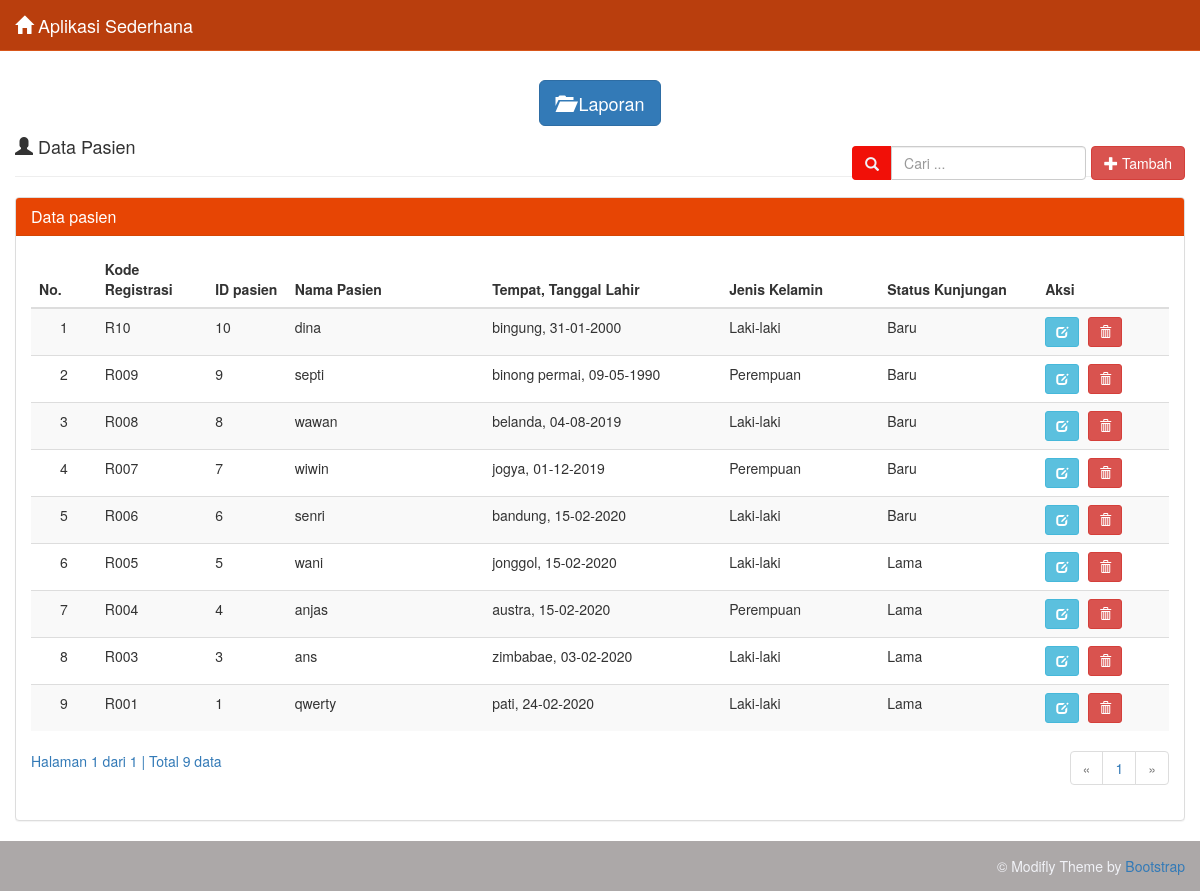
The page / on the database its author committed.
### tables this page shows
CREATE TABLE `tb_ridhuwan` (
  `koderegis` varchar(20) NOT NULL,
  `id_pasien` int(11) NOT NULL,
  `nama_pasien` varchar(100) NOT NULL,
  `tempat_lahir` varchar(50) NOT NULL,
  `tgl_lahir` date NOT NULL,
  `jenis_kelamin` enum('Laki-laki','Perempuan') NOT NULL,
  `status_kunjungan` enum('Baru','Lama') NOT NULL
);

### show_data.php (the view, shortened to what this page needs)
<?php
if (isset($_POST['cari'])) {
  $cari = $_POST['cari'];
} else {
  $cari = "";
}
?>
  <div class="row">
    <div class="col-md-12">
      <div class="page-header">
      <div style="margin: 0 auto; text-align: center">
        <a class="btn btn-lg btn-primary" href="?page=laporan">
              <i class="glyphicon glyphicon-folder-open"> </i> Laporan
        </a>
      </div>
        <h4>
          <i class="glyphicon glyphicon-user"></i> Data Pasien
          <div class="pull-right btn-tambah">
            <form class="form-inline" method="POST" action="index.php">
              <div class="form-group">
                <div class="input-group" >
                  <div class="input-group-addon" >
                   <i class="glyphicon glyphicon-search" ></i>
                  </div>
                  <input type="text" class="form-control" name="cari" placeholder="Cari ..."
                  autocomplete="off" value="<?php echo $cari; ?>">
                </div>
              </div>
              <a class="btn btn-danger" href="?page=tambah">
                <i class="glyphicon glyphicon-plus"></i> Tambah
              </a>
            </form>
          </div>
        </h4>
      </div>
      <div class="panel panel-default">
        <div class="panel-heading">
          <h3 class="panel-title">Data pasien</h3>
        </div>
        <div class="panel-body">
          <div class="table-responsive">
            <table class="table table-striped table-hover">
              <thead>
                <tr>
                  <th>No.</th>
                  <th>Kode Registrasi</th>
                  <th>ID pasien</th>
                  <th>Nama Pasien</th>
                  <th>Tempat, Tanggal Lahir</th>
                  <th>Jenis Kelamin</th>
                  <th>Status Kunjungan</th>
                  <th>Aksi</th>
                </tr>
              </thead>
              <tbody>
              <?php
              $batas = 10;
              if (isset($cari)) {
                $jumlah_record = mysqli_query($connection, "SELECT * FROM tb_ridhuwan
                                              WHERE koderegis LIKE '%$cari%' OR nama_pasien LIKE '%$cari%'")
                                                or die('Ada kesalahan pada query jumlah_record: '.mysqli_error($connection));
              } else {
                $jumlah_record = mysqli_query($connection, "SELECT * FROM tb_ridhuwan")
                                                    or die('Ada kesalahan pada query jumlah_record: '.mysqli_error($connection));
              }
              $jumlah  = mysqli_num_rows($jumlah_record);
              $halaman = ceil($jumlah / $batas);
              $page    = (isset($_GET['hal'])) ? (int)$_GET['hal'] : 1;
              $mulai   = ($page - 1) * $batas;
              $no = 1;
              if (isset($cari)) {
                $query = mysqli_query($connection, "SELECT * FROM tb_ridhuwan
                                            WHERE koderegis LIKE '%$cari%' OR nama_pasien LIKE '%$cari%'
                                            ORDER BY koderegis DESC LIMIT $mulai, $batas")
                                            or die('Ada kesalahan pada query siswa: '.mysqli_error($connection));
              } else {
                $query = mysqli_query($connection, "SELECT * FROM tb_ridhuwan
                                            ORDER BY koderegis DESC LIMIT $mulai, $batas")
                                            or die('Ada kesalahan pada query siswa: '.mysqli_error($connection));
              }
              while ($data = mysqli_fetch_assoc($query)) {
                $tanggal        = $data['tgl_lahir'];
                $tgl            = explode('-',$tanggal);
                $tanggal_lahir  = $tgl[2]."-".$tgl[1]."-".$tgl[0];
                echo "  <tr>
                      <td width='50' class='center'>$no</td>
                      <td width='60'>$data[koderegis]</td>
                      <td width='60'>$data[id_pasien]</td>
                      <td width='150'>$data[nama_pasien]</td>
                      <td width='180'>$data[tempat_lahir], $tanggal_lahir</td>
                      <td width='120'>$data[jenis_kelamin]</td>
                      <td width='120'>$data[status_kunjungan]</td>
                      <td width='100'>
                        <div class=''>
                          <a data-toggle='tooltip' data-placement='top' title='Ubah' style='margin-right:5px'
                          class='btn btn-info btn-sm' href='?page=edit&koderegis=$data[koderegis]'>
                            <i class='glyphicon glyphicon-edit'></i>
                          </a>";
              ?>
                          <a data-toggle="tooltip" data-placement="top" title="Hapus"
                          class="btn btn-danger btn-sm" href="hapus_pasien.php?koderegis=<?php echo $data['koderegis'];?>"
                          onclick="return confirm('Anda yakin ingin menghapus Pasien <?php echo $data['nama_pasien']; ?>?');">
                            <i class="glyphicon glyphicon-trash"></i>
                          </a>
              <?php
                echo "
                        </div>
                      </td>
                    </tr>";
                $no++;
              }
              ?>
              </tbody>
            </table>
            <?php
            if (empty($_GET['hal'])) {
              $halaman_aktif = '1';
            } else {
              $halaman_aktif = $_GET['hal'];
            }
            ?>
            <a>
              Halaman <?php echo $halaman_aktif; ?> dari <?php echo $halaman; ?> |
              Total <?php echo $jumlah; ?> data
            </a>
            <nav>
              <ul class="pagination pull-right">
              <?php
              if ($halaman_aktif<='1') { ?>
                <li class="disabled">
                  <a href="" aria-label="Previous">
                    <span aria-hidden="true">&laquo;</span>
                  </a>
                </li>
              <?php
              }
              ?>
              <?php
              for($x=1; $x<=$halaman; $x++) { ?>
                <li class="">
                  <a href="?hal=<?php echo $x ?>"><?php echo $x ?></a>
                </li>
              <?php
              }
              ?>
              <?php
              if ($halaman_aktif>=$halaman) { ?>
                <li class="disabled">
                  <a href="" aria-label="Next">
                    <span aria-hidden="true">&raquo;</span>
                  </a>
                </li>
              <?php
              }
              ?>
              </ul>
            </nav>
          </div>
        </div>
      </div>
    </div>
  </div>

### index.php (shortened to what this page needs)
<?php
include "koneksi.php";
?>
<!DOCTYPE html>
<html lang="en">
  <head>
    <link href="css/bootstrap.min.css" rel="stylesheet">
    <link href="css/datepicker.min.css" rel="stylesheet">
    <link href="css/style.css" rel="stylesheet">
  </head>
  <body>
    <nav class="navbar navbar-default navbar-fixed-top">
      <div class="container-fluid">
        <div class="navbar-header">
          <a class="navbar-brand" href="index.php">
            <i class="glyphicon glyphicon-home"></i>
            Aplikasi Sederhana
          </a>
        </div>
      </div>
    </nav>
    <div class="container-fluid">
      <?php
      if (empty($_GET["page"])) {
        include "show_data.php";
      } elseif ($_GET['page'] == 'laporan') {
        include "laporan.php";
      } elseif ($_GET['page'] == 'tambah') {
        include "tambah_pasien.php";
      } elseif ($_GET['page'] == 'edit') {
        include "edit_pasien.php";
      } elseif ($_GET['page'] == 'excel') {
        include "export_excel.php";
      }
      ?>
    </div>
    <footer class="footer">
      <div class="container-fluid">
        <p class="text-center pull-right">&copy; Modifly Theme by
          <a href="http://www.getbootstrap.com" target="_blank">Bootstrap</a></p>
      </div>
    </footer>
  </body>
</html>

### css/style.css (style rules this page uses)
body { padding-top: 40px; }
.navbar-default { background-color: #b93e0d; border-color: #d8561a; }
.navbar-default .navbar-brand { color: #f1f2f7; }
.container-fluid .text-center { margin: 15px 0; color: #f1f2f7 !important; }
.panel-default > .panel-heading { background-color: #e74504; border-color: #d44604; color: #fff; }
.input-group-addon { background-color: #f11008; border: 1px solid #f11008; border-radius: 4px; color: #f1f2f7; }
.footer { width: 100%; height: 50px; text-align: center; background-color: #aca8a8; }
.btn-tambah { margin-top: 10px; }
.center { text-align: center; }
.pagination { margin-top: -20px; }

### rows shown on the page
tb_ridhuwan: koderegis "R10", id_pasien "10", nama_pasien "dina", tempat_lahir "bingung", tgl_lahir "31-01-2000", jenis_kelamin "Laki-laki", status_kunjungan "Baru"
tb_ridhuwan: koderegis "R009", id_pasien "9", nama_pasien "septi", tempat_lahir "binong permai", tgl_lahir "09-05-1990", jenis_kelamin "Perempuan", status_kunjungan "Baru"
tb_ridhuwan: koderegis "R008", id_pasien "8", nama_pasien "wawan", tempat_lahir "belanda", tgl_lahir "04-08-2019", jenis_kelamin "Laki-laki", status_kunjungan "Baru"
tb_ridhuwan: koderegis "R007", id_pasien "7", nama_pasien "wiwin", tempat_lahir "jogya", tgl_lahir "01-12-2019", jenis_kelamin "Perempuan", status_kunjungan "Baru"
tb_ridhuwan: koderegis "R006", id_pasien "6", nama_pasien "senri", tempat_lahir "bandung", tgl_lahir "15-02-2020", jenis_kelamin "Laki-laki", status_kunjungan "Baru"
tb_ridhuwan: koderegis "R005", id_pasien "5", nama_pasien "wani", tempat_lahir "jonggol", tgl_lahir "15-02-2020", jenis_kelamin "Laki-laki", status_kunjungan "Lama"
tb_ridhuwan: koderegis "R004", id_pasien "4", nama_pasien "anjas", tempat_lahir "austra", tgl_lahir "15-02-2020", jenis_kelamin "Perempuan", status_kunjungan "Lama"
tb_ridhuwan: koderegis "R003", id_pasien "3", nama_pasien "ans", tempat_lahir "zimbabae", tgl_lahir "03-02-2020", jenis_kelamin "Laki-laki", status_kunjungan "Lama"
tb_ridhuwan: koderegis "R001", id_pasien "1", nama_pasien "qwerty", tempat_lahir "pati", tgl_lahir "24-02-2020", jenis_kelamin "Laki-laki", status_kunjungan "Lama"

### other values the page prints
$halaman_aktif "1"
$halaman "1"
$jumlah "9"
